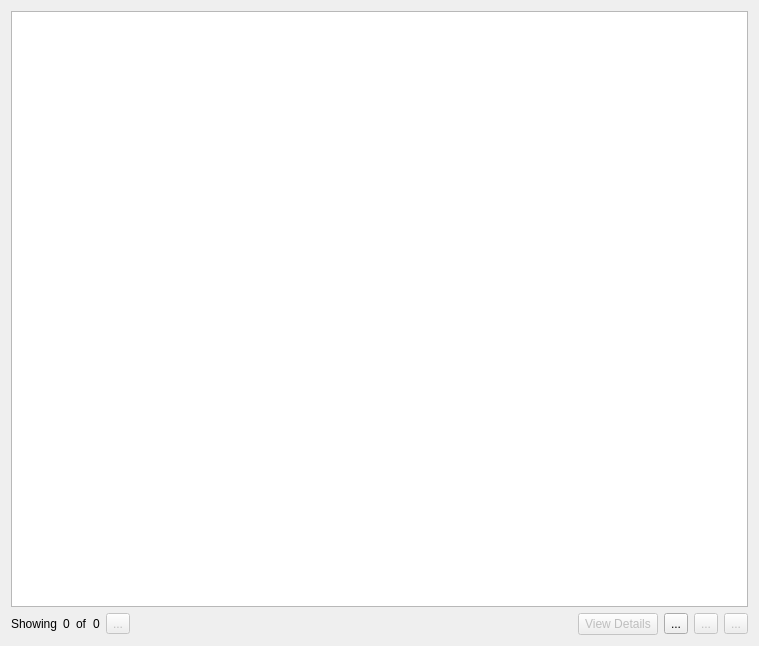
<?xml version="1.0" encoding="UTF-8"?>
<ui version="4.0">
 <class>RecipeView</class>
 <widget class="QWidget" name="RecipeView">
  <property name="geometry">
   <rect>
    <x>0</x>
    <y>0</y>
    <width>759</width>
    <height>646</height>
   </rect>
  </property>
  <property name="windowTitle">
   <string>Form</string>
  </property>
  <layout class="QVBoxLayout" name="verticalLayout">
   <item>
    <widget class="QListView" name="listView"/>
   </item>
   <item>
    <layout class="QHBoxLayout" name="horizontalLayout">
     <item>
      <widget class="QLabel" name="label">
       <property name="text">
        <string>Showing</string>
       </property>
      </widget>
     </item>
     <item>
      <widget class="QLabel" name="loadedCountIndicator">
       <property name="text">
        <string notr="true">0</string>
       </property>
      </widget>
     </item>
     <item>
      <widget class="QLabel" name="label_3">
       <property name="text">
        <string>of</string>
       </property>
      </widget>
     </item>
     <item>
      <widget class="QLabel" name="totalCountIndicator">
       <property name="text">
        <string notr="true">0</string>
       </property>
      </widget>
     </item>
     <item>
      <widget class="QToolButton" name="loadMoreButton">
       <property name="enabled">
        <bool>false</bool>
       </property>
       <property name="text">
        <string>...</string>
       </property>
       <property name="icon">
        <iconset theme="QIcon::ThemeIcon::ObjectRotateRight"/>
       </property>
      </widget>
     </item>
     <item>
      <spacer name="horizontalSpacer">
       <property name="orientation">
        <enum>Qt::Orientation::Horizontal</enum>
       </property>
       <property name="sizeHint" stdset="0">
        <size>
         <width>40</width>
         <height>20</height>
        </size>
       </property>
      </spacer>
     </item>
     <item>
      <widget class="QPushButton" name="detailsButton">
       <property name="enabled">
        <bool>false</bool>
       </property>
       <property name="text">
        <string>View Details</string>
       </property>
      </widget>
     </item>
     <item>
      <widget class="QToolButton" name="createButton">
       <property name="text">
        <string>...</string>
       </property>
       <property name="icon">
        <iconset theme="QIcon::ThemeIcon::ListAdd"/>
       </property>
      </widget>
     </item>
     <item>
      <widget class="QToolButton" name="editButton">
       <property name="enabled">
        <bool>false</bool>
       </property>
       <property name="text">
        <string>...</string>
       </property>
       <property name="icon">
        <iconset theme="QIcon::ThemeIcon::EditCopy"/>
       </property>
      </widget>
     </item>
     <item>
      <widget class="QToolButton" name="deleteButton">
       <property name="enabled">
        <bool>false</bool>
       </property>
       <property name="text">
        <string>...</string>
       </property>
       <property name="icon">
        <iconset theme="QIcon::ThemeIcon::ListRemove"/>
       </property>
      </widget>
     </item>
    </layout>
   </item>
  </layout>
 </widget>
 <resources/>
 <connections/>
</ui>
